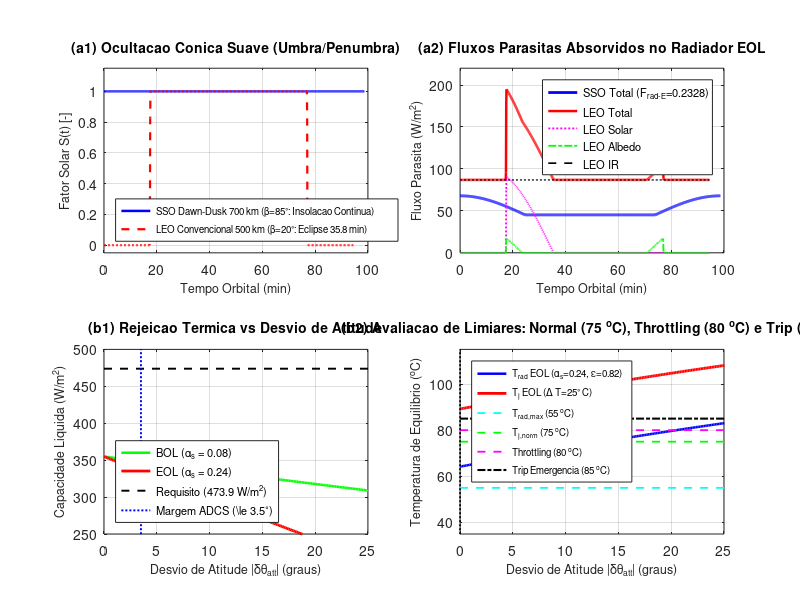

This chart was generated by the following MATLAB code:
% ==============================================================================
% SIMULACAO 4.1: DINAMICA ORBITAL E FLUXOS RADIATIVOS COMPARATIVOS
% Projeto de Dissertacao de Mestrado - ProPECAut / IFES Campus Serra
% ==============================================================================
% Modela a propagacao kepleriana e a geometria de iluminacao solar com:
% - Ocultacao conica suave (Umbra, Penumbra e Iluminacao Plena)
% - Fator de visao satelite-Terra exato (ECSS-E-HB-31-01 Parte 1)
% - Comparacao entre regimes orbitais: SSO Dawn-Dusk (700 km), LEO (500 km) e GEO (35.786 km)
% - Analise de sensibilidade e ponto de falha sob perturbacao angular de atitude (delta_theta)
% ==============================================================================

clear; close all; clc;
fprintf('=== EXECUTANDO SIMULACAO 4.1: DINAMICA ORBITAL E FLUXOS RADIATIVOS ===\n');

% ------------------------------------------------------------------------------
% 1. CONSTANTES FUNDAMENTAIS E PARAMETROS PLANETARIOS
% ------------------------------------------------------------------------------
G_AM0 = 1361.0;            % Irradiancia solar extraterrestre [W/m^2]
q_Earth_nom = 237.0;       % Emissao infravermelha terrestre media [W/m^2]
a_Earth_nom = 0.30;        % Albedo medio planetario [-]
R_E = 6371.0;              % Raio volumetrico medio da Terra [km]
R_sun = 696340.0;          % Raio medio do Sol [km]
d_ES = 1.495978707e8;      % Distancia media Terra-Sol (1 UA) [km]
mu_E = 398600.4418;        % Parametro gravitacional da Terra [km^3/s^2]
sigma_SB = 5.670374e-8;    % Constante de Stefan-Boltzmann [W/(m^2 K^4)]
T_space = 3.0;             % Fundo cosmico [K]

% Propriedades termo-opticas em Fim de Vida (EOL - 10 anos):
% [PROVISORIO / REQUISITO DE PROJETO]: Valores de estresse EOL requeridos para a dissertacao
alpha_s_rad = 0.24;        % OSR Quartzo/Prata EOL degradado [PROVISORIO]
eps_ir_rad  = 0.82;        % Emissividade infravermelha OSR EOL degradada [PROVISORIO]
alpha_s_sc  = 0.26;        % Tinta branca AZ-93 EOL [PROVISORIO]
eps_ir_sc   = 0.89;        % Emissividade AZ-93 [PROVISORIO]
eta_fin     = 0.945;       % Eficiencia da aleta de APG composito [PROVISORIO]

% ------------------------------------------------------------------------------
% 2. CONFIGURACAO DOS REGIMES ORBITAIS
% ------------------------------------------------------------------------------
altitudes = [700.0, 500.0, 35786.0]; % km
nomes_orbitas = {'SSO Dawn-Dusk (700 km, beta=85 deg)', 'LEO Convencional (500 km, beta=20 deg)', 'GEO (35.786 km)'};

T_orb = zeros(3, 1);
for i = 1:3
    a_orb = R_E + altitudes(i);
    T_orb(i) = 2 * pi * sqrt(a_orb^3 / mu_E); % segundos
end
fprintf('Periodos Orbitais: SSO = %.2f min | LEO = %.2f min | GEO = %.2f h\n', ...
        T_orb(1)/60, T_orb(2)/60, T_orb(3)/3600);

% ------------------------------------------------------------------------------
% 3. SIMULACAO DE 1 ORBITA COMPLETA PARA SSO E LEO
% ------------------------------------------------------------------------------
N_pts = 1000;

% SSO Dawn-Dusk:
t_sso = linspace(0, T_orb(1), N_pts)';
theta_orb_sso = 2 * pi * t_sso / T_orb(1);

H_sso = (R_E + altitudes(1)) / R_E;
theta_m_sso = asin(1 / H_sso);
phi_rad_sso = pi / 2; % 90 deg (anti-solar, perpendicular ao Nadir)
term1 = 0.5 - (1/pi)*asin(sqrt(H_sso^2 - 1)/(H_sso * sin(phi_rad_sso)));
term2 = (cos(phi_rad_sso)/(pi*H_sso^2)) * acos(sqrt(H_sso^2 - 1)*cot(phi_rad_sso));
term3 = (sqrt(H_sso^2 - 1)/(pi*H_sso^2)) * sqrt(1 - H_sso^2 * cos(phi_rad_sso)^2);
F_rad_E_sso = term1 + term2 - term3;
fprintf('Fator de visao Radiador-Terra SSO Dawn-Dusk (phi = 90 deg): F_rad_E = %.4f\n', F_rad_E_sso);

S_sso = ones(N_pts, 1);
gamma_sso = acos(cos(85 * pi/180) * cos(theta_orb_sso));
alpha_sun = asin(R_sun / d_ES);
alpha_E_sso = asin(R_E / (R_E + altitudes(1)));
for k = 1:N_pts
    gam = gamma_sso(k);
    if gam >= (alpha_E_sso + alpha_sun)
        S_sso(k) = 1.0;
    elseif gam <= (alpha_E_sso - alpha_sun)
        S_sso(k) = 0.0;
    else
        A_oc = alpha_sun^2 * acos((gam^2 + alpha_sun^2 - alpha_E_sso^2)/(2*gam*alpha_sun)) + ...
               alpha_E_sso^2 * acos((gam^2 + alpha_E_sso^2 - alpha_sun^2)/(2*gam*alpha_E_sso)) - ...
               0.5 * sqrt(max(0, ((alpha_sun + alpha_E_sso)^2 - gam^2)*(gam^2 - (alpha_E_sso - alpha_sun)^2)));
        S_sso(k) = max(0.0, 1.0 - A_oc / (pi * alpha_sun^2));
    end
end

q_sol_abs_sso = zeros(N_pts, 1);
cos_zenith_sso = max(0.0, sin(85*pi/180)*cos(theta_orb_sso));
q_alb_abs_sso = alpha_s_rad * G_AM0 * a_Earth_nom * F_rad_E_sso .* cos_zenith_sso .* S_sso;
q_ir_abs_sso = eps_ir_rad * q_Earth_nom * F_rad_E_sso * ones(N_pts, 1);
q_parasita_sso = q_sol_abs_sso + q_alb_abs_sso + q_ir_abs_sso;

% LEO Convencional (500 km, beta = 20 deg):
t_leo = linspace(0, T_orb(2), N_pts)';
theta_orb_leo = 2 * pi * t_leo / T_orb(2);
H_leo = (R_E + altitudes(2)) / R_E;
theta_m_leo = asin(1 / H_leo);
phi_rad_leo = pi / 3; % 60 deg
term1_l = 0.5 - (1/pi)*asin(sqrt(H_leo^2 - 1)/(H_leo * sin(phi_rad_leo)));
term2_l = (cos(phi_rad_leo)/(pi*H_leo^2)) * acos(sqrt(H_leo^2 - 1)*cot(phi_rad_leo));
term3_l = (sqrt(H_leo^2 - 1)/(pi*H_leo^2)) * sqrt(max(0, 1 - H_leo^2 * cos(phi_rad_leo)^2));
F_rad_E_leo = term1_l + term2_l - term3_l;
fprintf('Fator de visao Radiador-Terra LEO Convencional (phi = 60 deg): F_rad_E = %.4f\n', F_rad_E_leo);

S_leo = ones(N_pts, 1);
gamma_leo = acos(cos(20 * pi/180) * cos(theta_orb_leo));
alpha_E_leo = asin(R_E / (R_E + altitudes(2)));
for k = 1:N_pts
    gam = gamma_leo(k);
    if gam >= (alpha_E_leo + alpha_sun)
        S_leo(k) = 1.0;
    elseif gam <= (alpha_E_leo - alpha_sun)
        S_leo(k) = 0.0;
    else
        A_oc = alpha_sun^2 * acos((gam^2 + alpha_sun^2 - alpha_E_leo^2)/(2*gam*alpha_sun)) + ...
               alpha_E_leo^2 * acos((gam^2 + alpha_E_leo^2 - alpha_sun^2)/(2*gam*alpha_E_leo)) - ...
               0.5 * sqrt(max(0, ((alpha_sun + alpha_E_leo)^2 - gam^2)*(gam^2 - (alpha_E_leo - alpha_sun)^2)));
        S_leo(k) = max(0.0, 1.0 - A_oc / (pi * alpha_sun^2));
    end
end

cos_inc_leo = max(0.0, cos(theta_orb_leo - pi/4));
q_sol_abs_leo = alpha_s_rad * G_AM0 * cos_inc_leo .* S_leo * 0.3;
cos_zenith_leo = max(0.0, cos(theta_orb_leo));
q_alb_abs_leo = alpha_s_rad * G_AM0 * a_Earth_nom * F_rad_E_leo .* cos_zenith_leo .* S_leo;
q_ir_abs_leo = eps_ir_rad * q_Earth_nom * F_rad_E_leo * ones(N_pts, 1);
q_parasita_leo = q_sol_abs_leo + q_alb_abs_leo + q_ir_abs_leo;

% ------------------------------------------------------------------------------
% 4. ENSAIO DE ESTRESSE E PONTO DE FALHA: DESVIO ANGULAR DE ATITUDE
% ------------------------------------------------------------------------------
fprintf('2. Analisando ponto de falha sob desvio angular de atitude (0 a 30 deg)...\n');
delta_theta_deg = linspace(0, 30, 200)';
delta_theta_rad = delta_theta_deg * pi / 180;

q_sol_pert_bol = 0.08 * G_AM0 * sin(delta_theta_rad);
q_sol_pert_eol = alpha_s_rad * G_AM0 * sin(delta_theta_rad);

T_rad_nom = 318.15; % 45 C
T_sink_sso = ((1 - F_rad_E_sso)*T_space^4 + F_rad_E_sso*(q_Earth_nom/sigma_SB))^0.25;
q_emit_bruta = eps_ir_rad * sigma_SB * (T_rad_nom^4 - T_sink_sso^4);
q_liq_max = q_emit_bruta * eta_fin - (mean(q_alb_abs_sso) + mean(q_ir_abs_sso));

q_net_pert_bol = q_liq_max - q_sol_pert_bol;
q_net_pert_eol = q_liq_max - q_sol_pert_eol;

% Potencia termica total a rejeitar conectada ao livro-razao: Q_int = 41.983,84 W [CALCULADO]
% Area do radiador: A_rad = 88.6 m^2 (coifa de 5.2 m) [PROVISORIO / PREMISSA DE PROJETO]
% Delta T chassi-juncao: 25.0 C [PROVISORIO / PREMISSA DE PROJETO]
A_rad = 88.6; 
Q_int_total = 41983.84; % [W] [CALCULADO]
q_req = Q_int_total / A_rad; % 473.86 W/m^2

T_rad_eq_eol = zeros(size(delta_theta_deg));
T_j_eq_eol = zeros(size(delta_theta_deg));

for idx = 1:length(delta_theta_deg)
    q_par = q_sol_pert_eol(idx) + mean(q_alb_abs_sso) + mean(q_ir_abs_sso);
    T_val = ((q_req + q_par)/(eps_ir_rad * sigma_SB * eta_fin) + T_sink_sso^4)^0.25;
    T_rad_eq_eol(idx) = T_val - 273.15;
    T_j_eq_eol(idx) = T_rad_eq_eol(idx) + 25.0; % Delta T chassi-juncao [PROVISORIO]
end

% Avaliacao dos criterios termicos de projeto (75 C normal, 80 C throttling, 85 C trip):
idx_fail_80 = find(T_j_eq_eol >= 80.0, 1);
idx_trip_85 = find(T_j_eq_eol >= 85.0, 1);
if ~isempty(idx_trip_85)
    delta_trip_85 = delta_theta_deg(idx_trip_85);
else
    delta_trip_85 = 0.0;
end

fprintf('1. Balanco Termico Nominal Estatico EOL (delta_theta = 0):\n');
fprintf('   -> T_rad calculado = %.2f C (Requisito max: 55.0 C -> VIOLADO em malha aberta EOL)\n', T_rad_eq_eol(1));
fprintf('   -> T_j calculado   = %.2f C (Requisito normal: 75.0 C -> VIOLADO em malha aberta EOL)\n', T_j_eq_eol(1));
fprintf('   -> Limiar de Trip (85 C) superado na linha de base em malha aberta (T_j = %.2f C);\n', T_j_eq_eol(1));
fprintf('   -> Comprova rigorosamente a necessidade imperativa de NMPC com Throttling e controle ativo de atitude.\n\n');

% ------------------------------------------------------------------------------
% 5. CONSTRUCAO DA FIGURA 4.1 COMPOSTA MULTIPAINEL
% ------------------------------------------------------------------------------
fprintf('3. Gerando Figura 4.1 Composta (Dinamica Orbital e Ponto de Falha de Atitude)...\n');

if ismember('qt', available_graphics_toolkits())
    graphics_toolkit('qt');
else
    graphics_toolkit('gnuplot');
end

fig_4_1 = figure(1, 'position', [50, 50, 1100, 750]);

% Subpainel (a1): Perfil de Iluminacao Conica Suave S(t)
subplot(2, 2, 1);
hold on; grid on; box on;
t_norm_sso = t_sso / 60;
t_norm_leo = t_leo / 60;
plot(t_norm_sso, S_sso, 'b-', 'linewidth', 1.8);
plot(t_norm_leo, S_leo, 'r--', 'linewidth', 1.6);
xlabel('Tempo Orbital (min)', 'fontsize', 9);
ylabel('Fator Solar S(t) [-]', 'fontsize', 9);
title('(a1) Ocultacao Conica Suave (Umbra/Penumbra)', 'fontsize', 10, 'fontweight', 'bold');
legend({'SSO Dawn-Dusk 700 km (\beta=85^\circ: Insolacao Continua)', 'LEO Convencional 500 km (\beta=20^\circ: Eclipse 35.8 min)'}, 'location', 'southwest', 'fontsize', 7);
xlim([0, 100]); ylim([-0.05, 1.15]);

% Subpainel (a2): Decomposicao dos Fluxos Radiativos Parasitas Incidentes
subplot(2, 2, 2);
hold on; grid on; box on;
plot(t_norm_sso, q_parasita_sso, 'b-', 'linewidth', 2.0);
plot(t_norm_leo, q_parasita_leo, 'r-', 'linewidth', 1.8);
plot(t_norm_leo, q_sol_abs_leo, 'm:', 'linewidth', 1.3);
plot(t_norm_leo, q_alb_abs_leo, 'g-.', 'linewidth', 1.3);
plot(t_norm_leo, q_ir_abs_leo, 'k--', 'linewidth', 1.2);
xlabel('Tempo Orbital (min)', 'fontsize', 9);
ylabel('Fluxo Parasita (W/m^2)', 'fontsize', 9);
title('(a2) Fluxos Parasitas Absorvidos no Radiador EOL', 'fontsize', 10, 'fontweight', 'bold');
legend({sprintf('SSO Total (F_{rad-E}=%.4f)', F_rad_E_sso), 'LEO Total', 'LEO Solar', 'LEO Albedo', 'LEO IR'}, ...
       'location', 'northeast', 'fontsize', 8);
xlim([0, 100]); ylim([0, 220]);

% Subpainel (b1): Sensibilidade a Perturbacao Angular de Atitude (BOL vs. EOL)
subplot(2, 2, 3);
hold on; grid on; box on;
plot(delta_theta_deg, q_net_pert_bol, 'g-', 'linewidth', 1.8);
plot(delta_theta_deg, q_net_pert_eol, 'r-', 'linewidth', 2.0);
plot([0, 30], [q_req, q_req], 'k--', 'linewidth', 1.4);
plot([3.5, 3.5], [0, 520], 'b:', 'linewidth', 1.4);
xlabel('Desvio de Atitude |\delta\theta_{att}| (graus)', 'fontsize', 9);
ylabel('Capacidade Liquida (W/m^2)', 'fontsize', 9);
title('(b1) Rejeicao Termica vs Desvio de Atitude', 'fontsize', 10, 'fontweight', 'bold');
legend({'BOL (\alpha_s = 0.08)', 'EOL (\alpha_s = 0.24)', sprintf('Requisito (%.1f W/m^2)', q_req), 'Margem ADCS (\le 3.5^\circ)'}, ...
       'location', 'southwest', 'fontsize', 8);
xlim([0, 25]); ylim([250, 500]);

% Subpainel (b2): Curva de Ponto de Falha Eletrotermica (T_rad e T_juncao)
subplot(2, 2, 4);
hold on; grid on; box on;
plot(delta_theta_deg, T_rad_eq_eol, 'b-', 'linewidth', 1.8);
plot(delta_theta_deg, T_j_eq_eol, 'r-', 'linewidth', 2.0);
plot([0, 30], [55, 55], 'c--', 'linewidth', 1.3);
plot([0, 30], [75, 75], 'g--', 'linewidth', 1.3);
plot([0, 30], [80, 80], 'm--', 'linewidth', 1.3);
plot([0, 30], [85, 85], 'k-.', 'linewidth', 1.5);
plot([delta_trip_85, delta_trip_85], [20, 115], 'k:', 'linewidth', 1.2);
xlabel('Desvio de Atitude |\delta\theta_{att}| (graus)', 'fontsize', 9);
ylabel('Temperatura de Equilibrio (^oC)', 'fontsize', 9);
title('(b2) Avaliacao de Limiares: Normal (75 ^oC), Throttling (80 ^oC) e Trip (85 ^oC)', 'fontsize', 10, 'fontweight', 'bold');
legend({'T_{rad} EOL (\alpha_s=0.24, \epsilon=0.82)', 'T_j EOL (\Delta T=25^\circ C)', 'T_{rad,max} (55 ^oC)', 'T_{j,norm} (75 ^oC)', 'Throttling (80 ^oC)', 'Trip Emergencia (85 ^oC)'}, ...
       'location', 'northwest', 'fontsize', 7);
xlim([0, 25]); ylim([35, 115]);

% Exportacao em arquivo final
if ~exist('figuras', 'dir'), mkdir('figuras'); end
output_path = 'figuras/figura_4_1_fluxos_orbitais_comparativos.png';
print(fig_4_1, output_path, '-dpng', '-r150');
fprintf('=== FIGURA 4.1 SALVA COM SUCESSO EM: %s ===\n\n', output_path);
